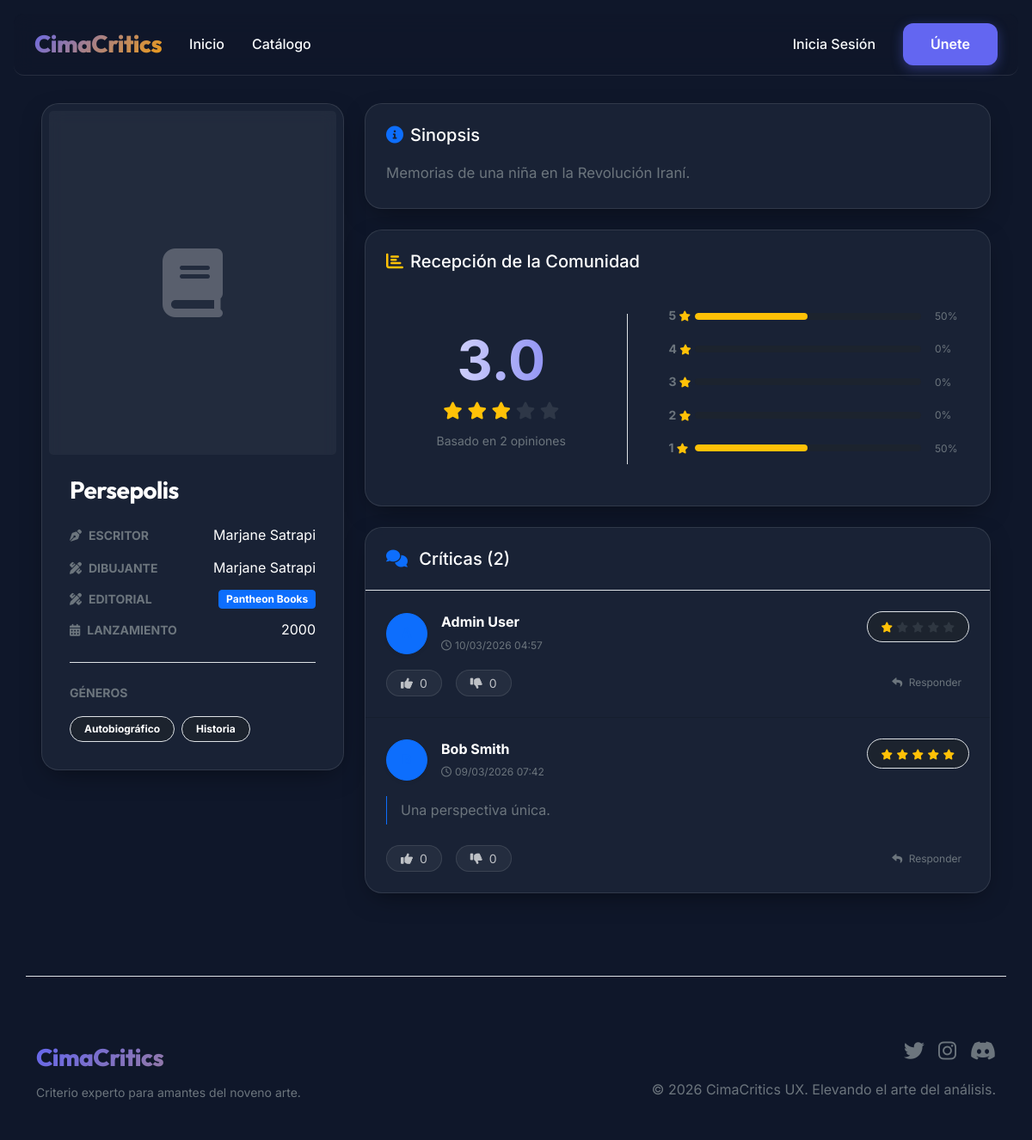
/comics/5, run on an earlier commit of the app's database.
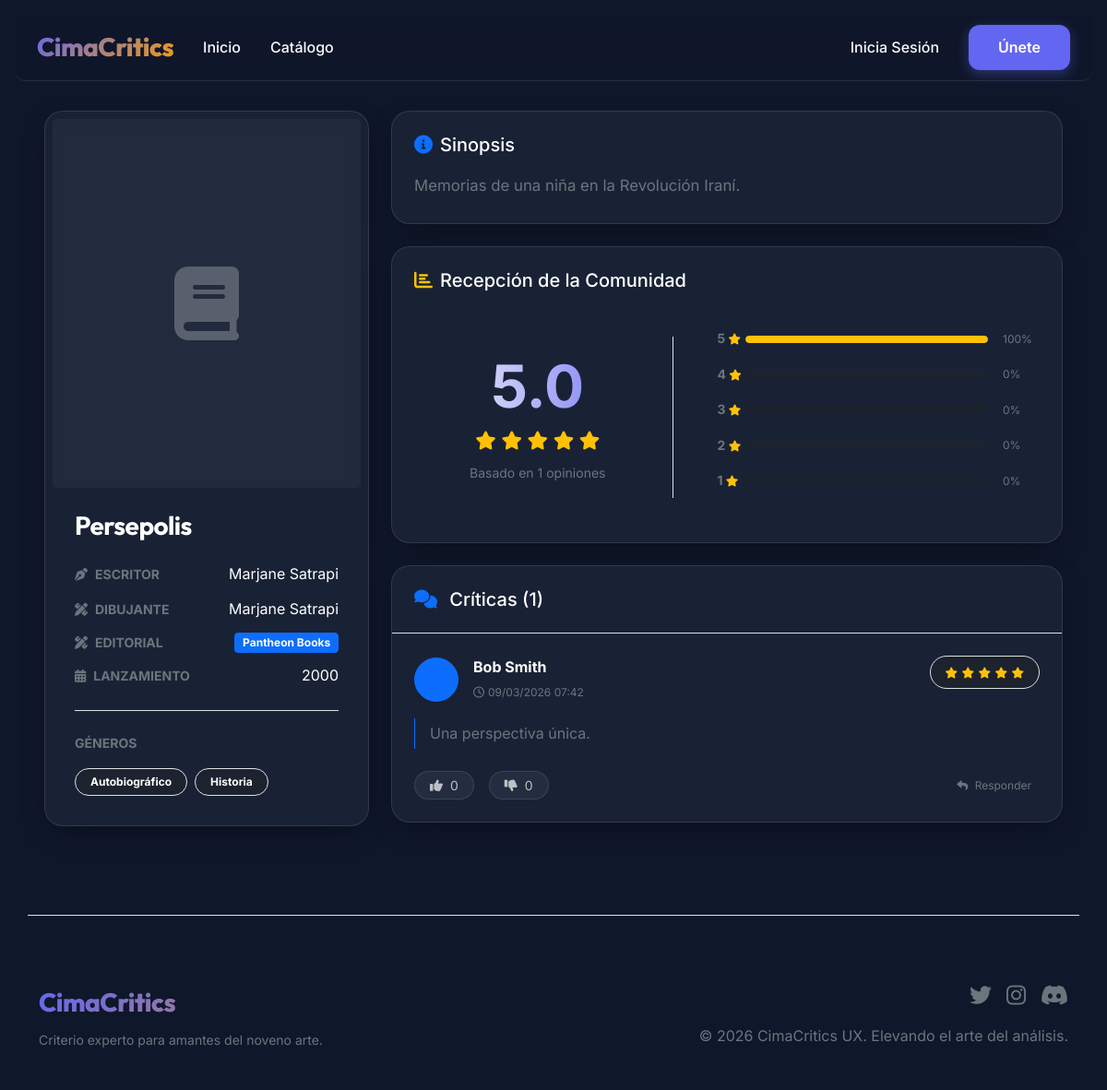
And on a later commit of the database.
### models/__init__.py (models this page shows, shortened)
class Comic(db.Model):
    __tablename__ = 'comic'
    id = db.Column(db.Integer, primary_key=True)
    titulo = db.Column(db.String(128), nullable=False)
    escritor = db.Column(db.String(64), nullable=False)
    dibujante = db.Column(db.String(64), nullable=False)
    lanzamiento = db.Column(db.String(32))
    editorial = db.Column(db.String(64))
    descripcion = db.Column(db.Text)
    imagen_url = db.Column(db.String(256))
    fecha_creacion = db.Column(db.DateTime, default=datetime.utcnow)
    promedio_calificacion = db.Column(db.Float, default=0.0)
    reviews = db.relationship('Review', backref='comic', lazy='dynamic')
    generos = db.relationship('Genero', secondary=comic_genero, lazy='subquery',
        backref=db.backref('comics', lazy=True))

class Genero(db.Model):
    __tablename__ = 'genero'
    id = db.Column(db.Integer, primary_key=True)
    nombre = db.Column(db.String(32), unique=True, nullable=False)

class Review(db.Model):
    __tablename__ = 'review'
    id = db.Column(db.Integer, primary_key=True)
    usuario_id = db.Column(db.Integer, db.ForeignKey('usuario.id'), nullable=False)
    comic_id = db.Column(db.Integer, db.ForeignKey('comic.id'), nullable=False)
    calificacion = db.Column(db.Integer, nullable=False)  # 1-5
    texto = db.Column(db.Text)
    fecha_creacion = db.Column(db.DateTime, default=datetime.utcnow)
    likes = db.Column(db.Integer, default=0)
    dislikes = db.Column(db.Integer, default=0)
    comentarios = db.relationship('Comentario', backref='review', lazy='dynamic')

class Usuario(UserMixin, db.Model):
    __tablename__ = 'usuario'
    id = db.Column(db.Integer, primary_key=True)
    nombre = db.Column(db.String(64), nullable=False)
    email = db.Column(db.String(120), unique=True, nullable=False)
    contraseña_hash = db.Column(db.String(128), nullable=False)
    fecha_registro = db.Column(db.DateTime, default=datetime.utcnow)
    es_admin = db.Column(db.Boolean, default=False)
    es_moderador = db.Column(db.Boolean, default=False)
    bio = db.Column(db.Text)
    avatar_url = db.Column(db.String(256))
    seguidores_count = db.Column(db.Integer, default=0)
    siguiendo_count = db.Column(db.Integer, default=0)
    reviews = db.relationship('Review', backref='autor', lazy='dynamic')
    comentarios = db.relationship('Comentario', backref='autor', lazy='dynamic')
    reportes = db.relationship('Reporte', backref='reportador', lazy='dynamic')
    seguidores = db.relationship('Seguimiento', foreign_keys='Seguimiento.seguido_id', backref='seguido', lazy='dynamic')
    siguiendo = db.relationship('Seguimiento', foreign_keys='Seguimiento.seguidor_id', backref='seguidor', lazy='dynamic')

### routes/main.py (the view)
@app.route('/comics/<int:comic_id>')
def comic_detail(comic_id):
    comic = Comic.query.get_or_404(comic_id)
    reviews = Review.query.filter_by(comic_id=comic_id).order_by(Review.fecha_creacion.desc()).all()
    if reviews:
        promedio = sum(r.calificacion for r in reviews) / len(reviews)
        comic.promedio_calificacion = round(promedio, 1)
    form = ReviewForm()
    user_has_reviewed = False
    if current_user.is_authenticated:
        user_has_reviewed = Review.query.filter_by(usuario_id=current_user.id, comic_id=comic_id).first() is not None
    return render_template('comic_detail.html', title=comic.titulo,
                         comic=comic, reviews=reviews, form=form, user_has_reviewed=user_has_reviewed)

### templates/comic_detail.html (shortened to what this page needs)
{% extends "base.html" %}
{% block content %}
<div class="row g-4">
    <div class="col-lg-4">
        <div class="glass-card p-2 mb-4 overflow-hidden">
            {% if comic.imagen_url %}
            <img src="{{ comic.imagen_url }}" class="w-100 rounded-3 shadow-lg" alt="{{ comic.titulo }}"
                style="object-fit: cover;">
            {% else %}
            <div class="bg-secondary bg-opacity-10 d-flex align-items-center justify-content-center border-glass rounded-3"
                style="height: 400px;">
                <i class="fas fa-book fa-5x text-white opacity-25"></i>
            </div>
            {% endif %}
            <div class="p-4">
                <h1 class="h3 fw-bold text-white mb-4">{{ comic.titulo }}</h1>
                <div class="space-y-3">
                    <div class="d-flex align-items-center justify-content-between">
                        <span class="text-muted small fw-bold text-uppercase"><i
                                class="fas fa-pen-nib me-2"></i>Escritor</span>
                        <span class="text-white">{{ comic.escritor }}</span>
                    </div>
                    <div class="d-flex align-items-center justify-content-between">
                        <span class="text-muted small fw-bold text-uppercase"><i
                                class="fas fa-pencil-ruler me-2"></i>Dibujante</span>
                        <span class="text-white">{{ comic.dibujante or 'N/A' }}</span>
                    </div>
                    <div class="d-flex align-items-center justify-content-between">
                        <span class="text-muted small fw-bold text-uppercase"><i
                                class="fas fa-pencil-ruler me-2"></i>Editorial</span>
                        <span
                            class="badge bg-primary bg-opacity-20 text-white border border-primary border-opacity-20">{{
                            comic.editorial or 'N/A' }}</span>
                    </div>
                    <div class="d-flex align-items-center justify-content-between">
                        <span class="text-muted small fw-bold text-uppercase"><i
                                class="fas fa-calendar-alt me-2"></i>Lanzamiento</span>
                        <span class="text-white">{{ comic.lanzamiento or 'N/A' }}</span>
                    </div>
                </div>
                <div class="mt-4 pt-4 border-top border-glass">
                    <span class="text-muted small fw-bold text-uppercase d-block mb-3">Géneros</span>
                    <div class="d-flex flex-wrap gap-2">
                        {% for genero in comic.generos %}
                        <span class="badge rounded-pill bg-dark bg-opacity-50 border border-glass px-3 py-2">{{
                            genero.nombre }}</span>
                        {% else %}
                        <span class="text-muted fst-italic">N/A</span>
                        {% endfor %}
                    </div>
                </div>
            </div>
        </div>
    </div>
    <div class="col-lg-8">
        {% if comic.descripcion %}
        <div class="glass-card p-4 mb-4">
            <h5 class="text-white mb-3 d-flex align-items-center">
                <i class="fas fa-info-circle text-primary me-2"></i> Sinopsis
            </h5>
            <p class="text-muted lh-lg mb-0" style="font-size: 1.05rem;">{{ comic.descripcion }}</p>
        </div>
        {% endif %}
        <div class="glass-card p-4 mb-4">
            <h5 class="text-white mb-4 d-flex align-items-center">
                <i class="fas fa-chart-bar text-warning me-2"></i> Recepción de la Comunidad
            </h5>
            <div class="row align-items-center">
                <div class="col-md-5 text-center border-end border-glass py-3">
                    <div class="display-3 fw-bold title-gradient mb-1">
                        {{ "%.1f"|format(comic.promedio_calificacion) if comic.promedio_calificacion else "0.0" }}
                    </div>
                    <div class="text-warning mb-2 fs-5">
                        {% set stars = comic.promedio_calificacion|round(0, 'floor')|int if comic.promedio_calificacion
                        else 0 %}
                        {% for i in range(1, 6) %}
                        <i
                            class="fas fa-star {% if i <= stars %}text-warning{% else %}text-muted opacity-25{% endif %}"></i>
                        {% endfor %}
                    </div>
                    <p class="text-muted small mb-0">Basado en {{ reviews|length }} opiniones</p>
                </div>
                <div class="col-md-7 ps-md-5 py-3">
                    {% if reviews %}
                    {% for rating in range(5, 0, -1) %}
                    {% set count = reviews|selectattr('calificacion', 'equalto', rating)|list|length %}
                    {% set percentage = (count / reviews|length * 100)|round(1) if reviews|length > 0 else 0 %}
                    <div class="d-flex align-items-center mb-3">
                        <span class="text-muted small fw-bold" style="width: 30px;">{{ rating }} <i
                                class="fas fa-star text-warning extra-small"></i></span>
                        <div class="progress flex-grow-1 bg-dark bg-opacity-50 border-glass box-shadow-none"
                            style="height: 8px;">
                            <div class="progress-bar bg-warning rounded-pill"
                                style="--width: {{ percentage }}%; width: var(--width);"></div>
                        </div>
                        <span class="text-muted extra-small ms-3" style="width: 40px;">{{ percentage|int }}%</span>
                    </div>
                    {% endfor %}
                    {% else %}
                    <div class="text-center text-muted p-4">
                        <i class="fas fa-chart-pie mb-2 fs-3 opacity-25 d-block"></i>
                        Sin datos estadísticos disponibles aún.
                    </div>
                    {% endif %}
                </div>
            </div>
        </div>
        <div class="glass-card mb-4">
            <div class="p-4 d-flex justify-content-between align-items-center border-bottom border-glass">
                <h5 class="text-white mb-0">
                    <i class="fas fa-comments text-primary me-2"></i> Críticas ({{ reviews|length }})
                </h5>
            </div>
            <div class="list-group list-group-flush bg-transparent">
                {% if reviews %}
                {% for review in reviews %}
                <div
                    class="list-group-item bg-transparent border-glass p-4 transition-colors hover:bg-white hover:bg-opacity-5">
                    <div class="d-flex justify-content-between align-items-start mb-3">
                        <div class="d-flex align-items-center">
                            <div class="bg-primary bg-opacity-20 rounded-circle d-flex align-items-center justify-content-center text-primary fw-bold me-3 shadow-sm border border-primary border-opacity-10"
                                style="width: 48px; height: 48px;">
                            </div>
                            <div>
                                <a href="{{ url_for('perfil', user_id=review.usuario_id) }}"
                                    class="text-white fw-bold d-block text-decoration-none hover:text-primary transition-colors">
                                    {{ review.autor.nombre }}
                                </a>
                                <small class="text-muted extra-small">
                                    <i class="far fa-clock me-1"></i>{{ review.fecha_creacion.strftime('%d/%m/%Y %H:%M')
                                    }}
                                </small>
                            </div>
                        </div>
                        <div class="bg-dark bg-opacity-50 px-3 py-1 rounded-pill border border-glass">
                            {% for i in range(1, 6) %}
                            <i
                                class="fas fa-star extra-small {{ 'text-warning' if i <= review.calificacion else 'text-muted opacity-25' }}"></i>
                            {% endfor %}
                        </div>
                    </div>
                    {% if review.texto %}
                    <p class="text-muted mb-4 border-start border-primary border-opacity-25 ps-3 py-1"
                        style="font-size: 1rem; line-height: 1.6;">{{ review.texto }}</p>
                    {% endif %}
                    <div class="d-flex align-items-center gap-3">
                        <button class="btn btn-sm btn-outline-glass rounded-pill px-3 hover:bg-success transition-all">
                            <i class="fas fa-thumbs-up me-1"></i> {{ review.likes }}
                        </button>
                        <button class="btn btn-sm btn-outline-glass rounded-pill px-3 hover:bg-danger transition-all">
                            <i class="fas fa-thumbs-down me-1"></i> {{ review.dislikes }}
                        </button>
                        {% if current_user.is_authenticated and review.usuario_id == current_user.id %}
                        <div class="ms-auto d-flex gap-2">
                            <button class="btn btn-sm btn-outline-primary rounded-pill px-3"
                                    data-bs-toggle="modal" data-bs-target="#editReviewModal"
                                    data-review-id="{{ review.id }}"
                                    data-rating="{{ review.calificacion }}"
                                    data-text="{{ review.texto }}">
                                <i class="fas fa-edit me-1"></i> Editar
                            </button>
                            <button class="btn btn-sm btn-outline-danger rounded-pill px-3"
                                    data-bs-toggle="modal" data-bs-target="#deleteReviewModal"
                                    data-review-id="{{ review.id }}">
                                <i class="fas fa-trash-alt me-1"></i> Borrar
                            </button>
                        </div>
                        {% else %}
                        <button class="btn btn-sm btn-link text-muted ms-auto text-decoration-none extra-small">
                            <i class="fas fa-reply me-1"></i> Responder
                        </button>
                        {% endif %}
                    </div>
                </div>
                {% endfor %}
                {% endif %}
            </div>
        </div>
    </div>
    {% endblock %}

What changed in the data, as far as the page shows it:
removed Review: autor.nombre "Admin User", fecha_creacion "10/03/2026 04:57", calificacion 1 (drawn), likes "0", dislikes "0"
changed Comic "Persepolis": promedio_calificacion "3.0" → "5.0"
Also different on the page:
{{ reviews|length }}: "2" → "1"
new list line: "5 100 %"
new list line: "1 0 %"
list line gone: "5 50 %"
list line gone: "1 50 %"
